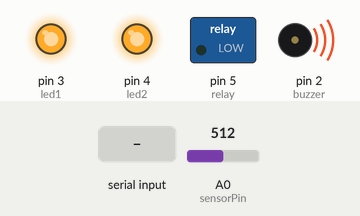
Simulated run of this sketch. Board: Arduino Uno, built with avr-gcc and run on an emulated ATmega328P. On the bench: switched loads named in the sketch (green lamp = pin HIGH), output pins drawn as LEDs (lit = HIGH), buzzer (waves = sounding, pin HIGH). The test bench sets the inputs (shaded band); at power-on: A0 (sensorPin) = 512. What the sketch prints to the serial monitor is not drawn.

Above: at 1.2 s.
1.3 s: A0 (sensorPin) set to 216
3.1 s: A0 (sensorPin) set to 187
At 3.5 s:
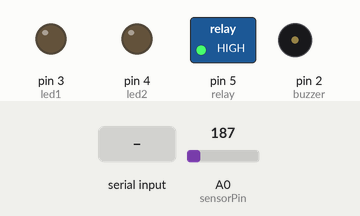
4.7 s: A0 (sensorPin) set to 210
At 6.0 s:
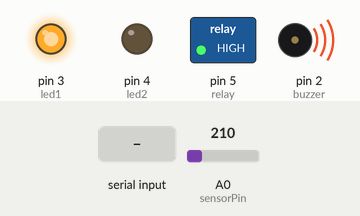
6.3 s: A0 (sensorPin) set to 243
9.3 s: A0 (sensorPin) set to 258
At 10.6 s:
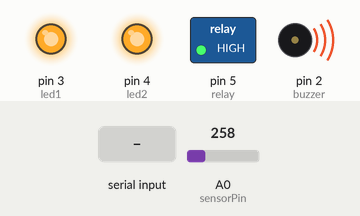
10.9 s: "2" received over Serial
At 12.2 s:
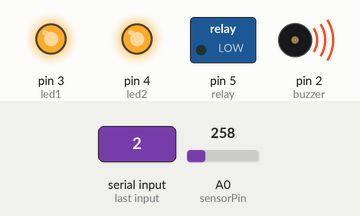
Timing chart, 0 to 13.5 s (numbered marks = the images above; inputs shaded):
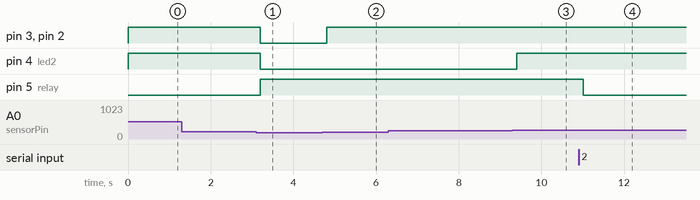

Measured:
- the behaviour switches between 200 and 199 on A0 (sensorPin) (found by bisection; images 0 and 1)
- the behaviour switches between 250 and 251 on A0 (sensorPin) (found by bisection; images 2 and 3)
- after the input at 1.3 s, every drawn part: stays the same
- after the input at 3.1 s, pin 3 (led1), pin 4 (led2), pin 2 (buzzer): HIGH → LOW after 0.10 s; pin 5 (relay): LOW → HIGH after 0.10 s
- after the input at 4.7 s, pin 3 (led1), pin 2 (buzzer): LOW → HIGH after 0.11 s
- after the input at 6.3 s, every drawn part: stays the same
- after the input at 9.3 s, pin 4 (led2): LOW → HIGH after 0.11 s
- after the input at 10.9 s, pin 5 (relay): HIGH → LOW after 0.11 s

The sketch:

CAPSTONE_code___ARDUINO.ino
```cpp
int sensorPin = A0;

 int buzzer = 2 ;

 int led1 = 3;

 int led2 = 4;

 int relay = 5;

 int val = 0;


String readString ;

void setup() {

Serial.begin(9600);

pinMode(buzzer,OUTPUT);

pinMode(led1,OUTPUT);

pinMode(led2,OUTPUT);

pinMode(relay ,OUTPUT);

}

void loop() {
   while ( Serial.available()) {
    delay(3);
    char c = Serial.read();
    readString += c;
  }


val = analogRead(sensorPin);

if ( val >= 200 && val <= 250 ){

digitalWrite(buzzer,HIGH);

  digitalWrite(led1,HIGH);

Serial.print( " low " );


delay(100);

  }else if (val >= 250 && val <= 300 ) {
    if ( readString == "2" ){

digitalWrite(relay,LOW);

}
  digitalWrite(buzzer,HIGH);

  digitalWrite(led1,HIGH);

    digitalWrite(led2,HIGH);

Serial.print( " medium " );

    delay(100);

    }else if (val >= 300 ){


  digitalWrite(buzzer,HIGH);

  digitalWrite(led1,HIGH);

    digitalWrite(led2,HIGH);

        digitalWrite(relay,LOW);


        Serial.print( " high " );


      delay(100);

      }else {

        digitalWrite(buzzer,LOW);

        digitalWrite(led1,LOW);

        digitalWrite(led2,LOW);

        digitalWrite(relay ,HIGH);

           Serial.print( " normal " );


delay(100);


        }

delay(100);

}
```
